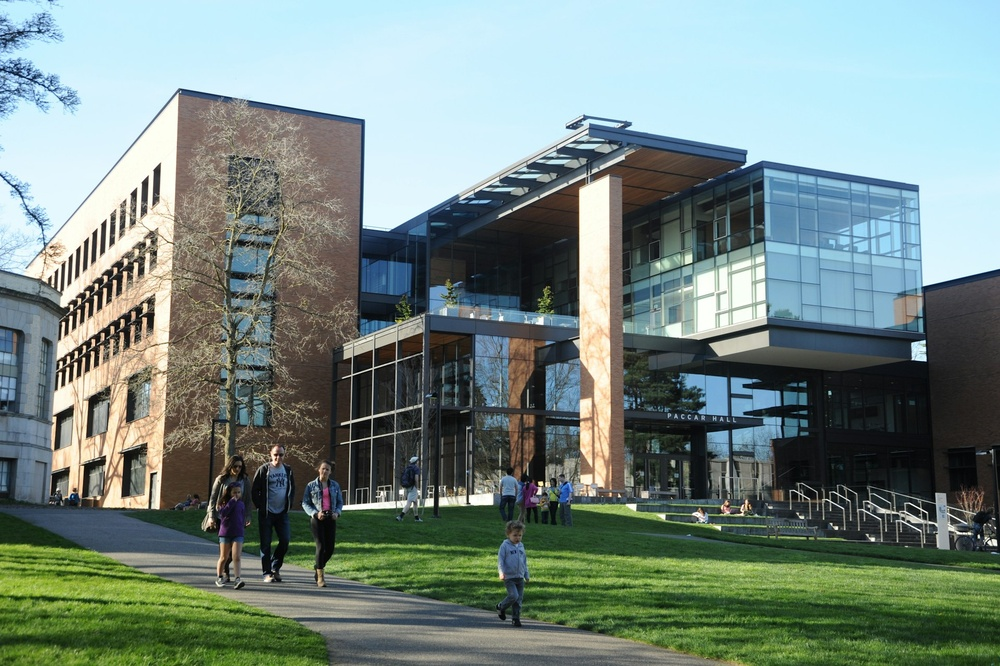
#> input picture Campus.jpg, 1000 x 666 px, shrunk from 1920 x 1278 before the run
$ jupyter execute 03_point_operations.ipynb
#> lines starting #> are read from the running program, lines starting #| are printed output that depends on the picture; after the words box and inside, x2 and y2 are one past the last pixel; in counts of white or black regions, pixels touching at a corner belong together
[cell 1]
import cv2
import numpy as np
import seaborn as sns
import matplotlib.pyplot as plt

[cell 2]
import cv2
import matplotlib.pyplot as plt
import numpy as np
import seaborn as sns

# Load image & convert to grayscale
img = cv2.imread('Campus.jpg')
#> img is the input picture: shape (666, 1000, 3); mean B, G, R 129.9, 136.4, 118.9
if img is None:
    raise FileNotFoundError("Image file not found. Please check the path.")
img_gray = cv2.cvtColor(img, cv2.COLOR_BGR2GRAY)
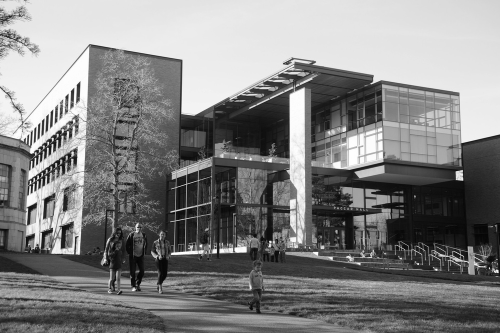
#> img_gray: shape (666, 1000) (shown at 1/2 size); min 0, max 255, mean 130.4

# Tampilkan gambar & histogram
fig, axes = plt.subplots(1, 2, figsize=(14, 5))

# Grayscale image
axes[0].imshow(img_gray, cmap='gray')
axes[0].set_title("Original Grayscale Image")
axes[0].axis('off')

# Histogram grayscale
sns.histplot(img_gray.flatten(), bins=256, kde=False, ax=axes[1])
axes[1].set_title("Histogram of Original Grayscale Image")
axes[1].set_xlabel("Pixel Intensity (0–255)")
axes[1].set_ylabel("Frequency")

# Statistik dasar histogram
mean_val = np.mean(img_gray)
#> mean_val = 130.4
std_val = np.std(img_gray)
#> std_val = 78.03
min_val = np.min(img_gray)
#> min_val = 0
max_val = np.max(img_gray)
#> max_val = 255

stats_text = (
    f"Mean : {mean_val:.2f}\n"
    f"Std  : {std_val:.2f}\n"
    f"Min  : {min_val}\n"
    f"Max  : {max_val}"
)

axes[1].text(
    0.98, 0.97, stats_text,
    transform=axes[1].transAxes,
    ha='right', va='top',
    bbox=dict(boxstyle='round', facecolor='wheat', alpha=0.8)
)

plt.tight_layout()
plt.show()

#### Analisis Histogram Citra Grayscale Asli

Histogram citra grayscale asli menunjukkan distribusi intensitas piksel yang tersebar pada rentang nilai gelap hingga terang, yang menandakan bahwa citra memiliki variasi tingkat keabuan yang cukup baik. Nilai mean yang berada di tengah rentang intensitas menunjukkan bahwa tingkat kecerahan citra relatif seimbang dan tidak terlalu gelap maupun terlalu terang. Standar deviasi yang cukup besar mengindikasikan adanya variasi intensitas piksel yang signifikan, sehingga kontras citra masih terjaga dan detail objek dapat terlihat dengan jelas. Selain itu, keberadaan nilai minimum dan maksimum yang mendekati batas bawah dan atas grayscale menandakan bahwa informasi pada area gelap dan terang tetap terwakili dengan baik. Secara keseluruhan, histogram ini dapat dijadikan acuan awal (baseline) untuk membandingkan perubahan distribusi intensitas piksel setelah proses filtering dilakukan.

[cell 3]
# Create a function to display images
# [5 lines left out: function show_image, not called in this run]

## Point Operations

Point operations adalah teknik dasar dalam pengolahan citra digital yang melibatkan manipulasi nilai intensitas piksel secara individual tanpa mempertimbangkan piksel tetangga. Operasi ini sering digunakan untuk meningkatkan kualitas citra, menyesuaikan kecerahan dan kontras, serta menerapkan efek khusus. Berikut adalah beberapa operasi titik umum yang sering digunakan dalam pengolahan citra:
1. Brightness Adjustment
2. Contrast Adjustment
3. Negative / Inversion
4. Thresholding
5. Gamma Correction

### 1. Brightness Adjustment
**Konsep:**
Brightness adjustment adalah operasi point yang menambahkan atau mengurangi nilai konstanta pada setiap piksel dalam citra. Operasi ini menggeser histogram ke kanan (lebih terang) atau ke kiri (lebih gelap) tanpa mengubah bentuk distribusinya.

**Implementasi:**
```python
bright = cv2.convertScaleAbs(img_gray, alpha=1.0, beta=50)
dark = cv2.convertScaleAbs(img_gray, alpha=1.0, beta=-50)
```

**Parameter:**
- `alpha=1.0`: Faktor skala tetap (tidak mengubah kontras)
- `beta=50`: Menambahkan 50 pada setiap nilai piksel (mencerahkan)
- `beta=-50`: Mengurangi 50 dari setiap nilai piksel (menggelapkan)

**Formula Matematis:**
```
Output = Input + beta
Brightened = I(x,y) + 50
Darkened = I(x,y) - 50
```

**Catatan:** Fungsi `convertScaleAbs()` secara otomatis memastikan nilai tetap dalam rentang [0, 255] dengan clipping.

[cell 4]
import matplotlib.pyplot as plt
import seaborn as sns
import numpy as np
import cv2

# Bright & Dark images
bright = cv2.convertScaleAbs(img_gray, alpha=1.0, beta=50)
dark = cv2.convertScaleAbs(img_gray, alpha=1.0, beta=-50)

# Buat figure (2 baris x 2 kolom)
fig, axes = plt.subplots(2, 2, figsize=(14, 10))

# ===== Brightened Image =====
axes[0, 0].imshow(bright, cmap='gray')
axes[0, 0].set_title("Brightened Image (+50)")
axes[0, 0].axis('off')

sns.histplot(bright.flatten(), bins=256, kde=False, ax=axes[0, 1])
axes[0, 1].set_title("Histogram of Brightened Image")
axes[0, 1].set_xlabel("Pixel Intensity")
axes[0, 1].set_ylabel("Frequency")

# Statistik bright
bright_stats = (
    f"Mean : {np.mean(bright):.2f}\n"
    f"Std  : {np.std(bright):.2f}\n"
    f"Min  : {np.min(bright)}\n"
    f"Max  : {np.max(bright)}"
)
axes[0, 1].text(
    0.98, 0.97, bright_stats,
    transform=axes[0, 1].transAxes,
    ha='right', va='top',
    bbox=dict(boxstyle='round', facecolor='wheat', alpha=0.8)
)

# ===== Darkened Image =====
axes[1, 0].imshow(dark, cmap='gray')
axes[1, 0].set_title("Darkened Image (-50)")
axes[1, 0].axis('off')

sns.histplot(dark.flatten(), bins=256, kde=False, ax=axes[1, 1])
axes[1, 1].set_title("Histogram of Darkened Image")
axes[1, 1].set_xlabel("Pixel Intensity")
axes[1, 1].set_ylabel("Frequency")

# Statistik dark
dark_stats = (
    f"Mean : {np.mean(dark):.2f}\n"
    f"Std  : {np.std(dark):.2f}\n"
    f"Min  : {np.min(dark)}\n"
    f"Max  : {np.max(dark)}"
)
axes[1, 1].text(
    0.98, 0.97, dark_stats,
    transform=axes[1, 1].transAxes,
    ha='right', va='top',
    bbox=dict(boxstyle='round', facecolor='wheat', alpha=0.8)
)

plt.tight_layout()
plt.show()

#### Analisis Histogram Penerapan Brightness Adjustment pada Citra Grayscale

Histogram citra hasil brightening (+50) menunjukkan pergeseran distribusi intensitas piksel ke arah kanan, yang menandakan peningkatan tingkat kecerahan secara merata pada seluruh citra. Nilai mean dan median meningkat dibandingkan citra grayscale asli, sementara nilai maksimum cenderung mendekati 255 akibat saturasi pada area terang. Meskipun demikian, bentuk histogram secara umum masih menyerupai histogram awal, yang menunjukkan bahwa proses brightening hanya menggeser nilai intensitas tanpa mengubah struktur kontras secara signifikan.

Sebaliknya, histogram citra hasil darkening (−50) mengalami pergeseran distribusi intensitas ke arah kiri, yang menandakan penurunan tingkat kecerahan citra. Nilai mean dan median menurun, dan nilai minimum mendekati 0 akibat clipping pada area gelap. Variasi intensitas piksel masih tetap terjaga, namun detail pada area gelap menjadi lebih dominan. Secara keseluruhan, kedua histogram ini memperlihatkan bahwa operasi point operation berupa penambahan dan pengurangan nilai intensitas memengaruhi tingkat kecerahan global citra tanpa mengubah pola distribusi dasar histogram.

### 2. Contrast Adjustment
**Konsep:**
Contrast adjustment mengubah rentang intensitas piksel dengan mengalikan nilai piksel dengan faktor skala (alpha). Nilai kontras yang tinggi memperbesar perbedaan antara area terang dan gelap, sedangkan nilai yang rendah mengurangi perbedaan tersebut.

**Implementasi:**
```python
low_contrast = cv2.convertScaleAbs(img_gray, alpha=0.5, beta=128)
normal_contrast = cv2.convertScaleAbs(img_gray, alpha=1.0, beta=0)
high_contrast = cv2.convertScaleAbs(img_gray, alpha=1.5, beta=0)
```

**Parameter:**
- **Low Contrast**: `alpha=0.5, beta=128`
  - Mengurangi rentang intensitas menjadi setengahnya
  - Beta=128 untuk mempertahankan nilai tengah agar tidak terlalu gelap

- **Normal Contrast**: `alpha=1.0, beta=0`
  - Mempertahankan citra asli tanpa perubahan

- **High Contrast**: `alpha=1.5, beta=0`
  - Memperluas rentang intensitas 1.5x lipat
  - Memperjelas detail dan tepi objek

**Formula Matematis:**
```
Output = alpha × Input + beta
Low: I'(x,y) = 0.5 × I(x,y) + 128
High: I'(x,y) = 1.5 × I(x,y)
```

**Efek pada Histogram:**
- Low contrast: Histogram menyempit dan terpusat
- High contrast: Histogram melebar ke arah ekstrem (0 dan 255)

[cell 5]
import matplotlib.pyplot as plt
import seaborn as sns
import numpy as np
import cv2

# Contrast variations
low_contrast = cv2.convertScaleAbs(img_gray, alpha=0.5, beta=128)
normal_contrast = cv2.convertScaleAbs(img_gray, alpha=1.0, beta=0)
high_contrast = cv2.convertScaleAbs(img_gray, alpha=1.5, beta=0)

fig, axes = plt.subplots(3, 2, figsize=(14, 15))

# ===== Low Contrast =====
axes[0, 0].imshow(low_contrast, cmap='gray')
axes[0, 0].set_title("Low Contrast")
axes[0, 0].axis('off')

sns.histplot(low_contrast.flatten(), bins=256, kde=False, ax=axes[0, 1])
axes[0, 1].set_title("Histogram - Low Contrast")

axes[0, 1].text(
    0.98, 0.97,
    f"Mean : {np.mean(low_contrast):.2f}\nStd : {np.std(low_contrast):.2f}",
    transform=axes[0, 1].transAxes,
    ha='right', va='top',
    bbox=dict(boxstyle='round', facecolor='wheat', alpha=0.8)
)

# ===== Normal Contrast =====
axes[1, 0].imshow(normal_contrast, cmap='gray')
axes[1, 0].set_title("Normal Contrast")
axes[1, 0].axis('off')

sns.histplot(normal_contrast.flatten(), bins=256, kde=False, ax=axes[1, 1])
axes[1, 1].set_title("Histogram - Normal Contrast")

axes[1, 1].text(
    0.98, 0.97,
    f"Mean : {np.mean(normal_contrast):.2f}\nStd : {np.std(normal_contrast):.2f}",
    transform=axes[1, 1].transAxes,
    ha='right', va='top',
    bbox=dict(boxstyle='round', facecolor='wheat', alpha=0.8)
)

# ===== High Contrast =====
axes[2, 0].imshow(high_contrast, cmap='gray')
axes[2, 0].set_title("High Contrast")
axes[2, 0].axis('off')

sns.histplot(high_contrast.flatten(), bins=256, kde=False, ax=axes[2, 1])
axes[2, 1].set_title("Histogram - High Contrast")

axes[2, 1].text(
    0.98, 0.97,
    f"Mean : {np.mean(high_contrast):.2f}\nStd : {np.std(high_contrast):.2f}",
    transform=axes[2, 1].transAxes,
    ha='right', va='top',
    bbox=dict(boxstyle='round', facecolor='wheat', alpha=0.8)
)

plt.tight_layout()
plt.show()

#### Analisis Histogram Penerapan Contrast Adjustment pada Citra Grayscale

Histogram citra low contrast menunjukkan distribusi intensitas piksel yang cenderung terkonsentrasi di sekitar nilai tengah. Hal ini disebabkan oleh penggunaan nilai alpha yang lebih kecil dari 1, sehingga perbedaan antar intensitas piksel menjadi semakin kecil. Akibatnya, rentang histogram menyempit dan nilai standar deviasi menurun, yang menandakan rendahnya kontras citra. Detail pada area gelap dan terang menjadi kurang jelas karena variasi intensitas piksel berkurang.

Pada citra normal contrast, histogram memperlihatkan distribusi intensitas yang relatif seimbang dan menyebar sesuai dengan karakteristik citra grayscale asli. Rentang nilai piksel tetap terjaga tanpa adanya penekanan atau peregangan yang berlebihan. Kondisi ini menunjukkan bahwa citra memiliki kontras alami yang cukup baik, sehingga detail visual masih dapat dikenali dengan jelas dan histogram ini dapat dijadikan sebagai referensi pembanding.

Sementara itu, histogram citra high contrast menunjukkan distribusi intensitas yang semakin melebar ke arah nilai minimum dan maksimum. Penggunaan nilai alpha yang lebih besar dari 1 memperbesar perbedaan antar piksel, sehingga meningkatkan kontras citra. Hal ini tercermin dari meningkatnya nilai standar deviasi dan munculnya intensitas piksel yang mendekati 0 dan 255. Meskipun detail objek menjadi lebih tegas, peningkatan kontras yang berlebihan berpotensi menyebabkan hilangnya informasi akibat saturasi pada area yang terlalu gelap atau terlalu terang.

### 3. Negative / Inversion

**Konsep:**
Image inversion menciptakan efek negatif fotografis dengan membalik nilai intensitas setiap piksel. Piksel gelap menjadi terang dan sebaliknya. Operasi ini berguna untuk analisis medis (X-ray) atau efek artistik.

**Implementasi:**
```python
negative = 255 - img_gray
```

**Formula Matematis:**
```
Output = MAX_VALUE - Input
I'(x,y) = 255 - I(x,y)
```

**Contoh Transformasi:**
- Piksel dengan nilai 0 (hitam) → 255 (putih)
- Piksel dengan nilai 255 (putih) → 0 (hitam)
- Piksel dengan nilai 128 (abu-abu) → 127 (abu-abu)

**Karakteristik:**
- Operasi sederhana dan cepat (hanya subtraksi)
- Tidak mengubah informasi struktural citra
- Histogram terbalik (mirror) terhadap nilai tengah (127.5)

[cell 6]
import matplotlib.pyplot as plt
import seaborn as sns
import numpy as np

# Negative image
negative = 255 - img_gray
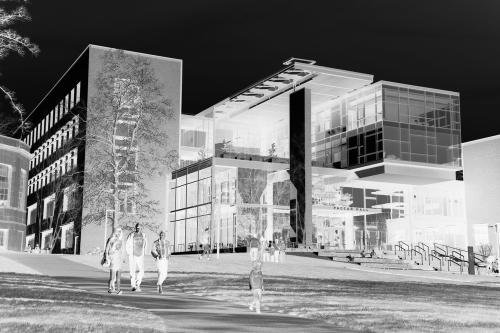
#> negative: shape (666, 1000) (shown at 1/2 size); min 0, max 255, mean 124.6

# Buat figure
fig, axes = plt.subplots(1, 2, figsize=(14, 5))

# Tampilkan citra negatif
axes[0].imshow(negative, cmap='gray')
axes[0].set_title("Negative (Inversion)")
axes[0].axis('off')

# Histogram citra negatif
sns.histplot(negative.flatten(), bins=256, kde=False, ax=axes[1])
axes[1].set_title("Histogram of Negative Image")
axes[1].set_xlabel("Pixel Intensity")
axes[1].set_ylabel("Frequency")

# Statistik histogram
stats_text = (
    f"Mean : {np.mean(negative):.2f}\n"
    f"Std  : {np.std(negative):.2f}\n"
    f"Min  : {np.min(negative)}\n"
    f"Max  : {np.max(negative)}"
)

axes[1].text(
    0.98, 0.97, stats_text,
    transform=axes[1].transAxes,
    ha='right', va='top',
    bbox=dict(boxstyle='round', facecolor='wheat', alpha=0.8)
)

plt.tight_layout()
plt.show()

#### Analisis Histogram Penerapan Negative / Inversion pada Citra Grayscale

Histogram citra negative (inversion) menunjukkan distribusi intensitas piksel yang merupakan kebalikan dari histogram citra grayscale asli. Intensitas piksel yang semula berada pada nilai rendah (gelap) berpindah ke nilai tinggi (terang), dan sebaliknya, sehingga histogram mengalami pembalikan secara horizontal terhadap sumbu intensitas. Meskipun posisi distribusi berubah, bentuk histogram dan frekuensi piksel pada tiap intensitas tetap sama, yang menandakan bahwa operasi negatif tidak menghilangkan informasi citra, melainkan hanya membalik representasi tingkat keabuan. Nilai mean cenderung berada pada kisaran yang berlawanan dengan citra asli, sementara standar deviasi relatif tidak berubah signifikan. Secara keseluruhan, histogram ini menunjukkan bahwa transformasi negatif berfungsi untuk menonjolkan detail tertentu, khususnya pada area yang sebelumnya gelap, tanpa mengubah struktur distribusi intensitas secara keseluruhan.

### 4. Thresholding
**Konsep:**
Thresholding mengubah citra grayscale menjadi citra biner (hitam-putih) berdasarkan nilai ambang (threshold). Piksel dengan intensitas di atas threshold menjadi putih (255), dan di bawahnya menjadi hitam (0)

**Implementasi:**
```python
_, binary = cv2.threshold(img_gray, 128, 255, cv2.THRESH_BINARY)
```

**Parameter:**
- `img_gray`: Citra grayscale input
- `128`: Nilai threshold (ambang batas)
- `255`: Nilai maksimum untuk piksel di atas threshold
- `cv2.THRESH_BINARY`: Jenis thresholding biner

**Formula Matematis:**
```
I'(x,y) = { 255  if I(x,y) > 128
          { 0    if I(x,y) ≤ 128
```

**Kegunaan:**
- Segmentasi objek dari latar belakang
- Deteksi tepi dan kontur
- Preprocessing untuk OCR (Optical Character Recognition)
- Analisis citra biner

**Return Value:**
- Nilai pertama (`_`): Threshold value yang digunakan (diabaikan dalam kasus ini)
- `binary`: Citra biner hasil thresholding

[cell 7]
import matplotlib.pyplot as plt
import seaborn as sns
import numpy as np
import cv2

# Binary Thresholding
_, binary = cv2.threshold(img_gray, 128, 255, cv2.THRESH_BINARY)
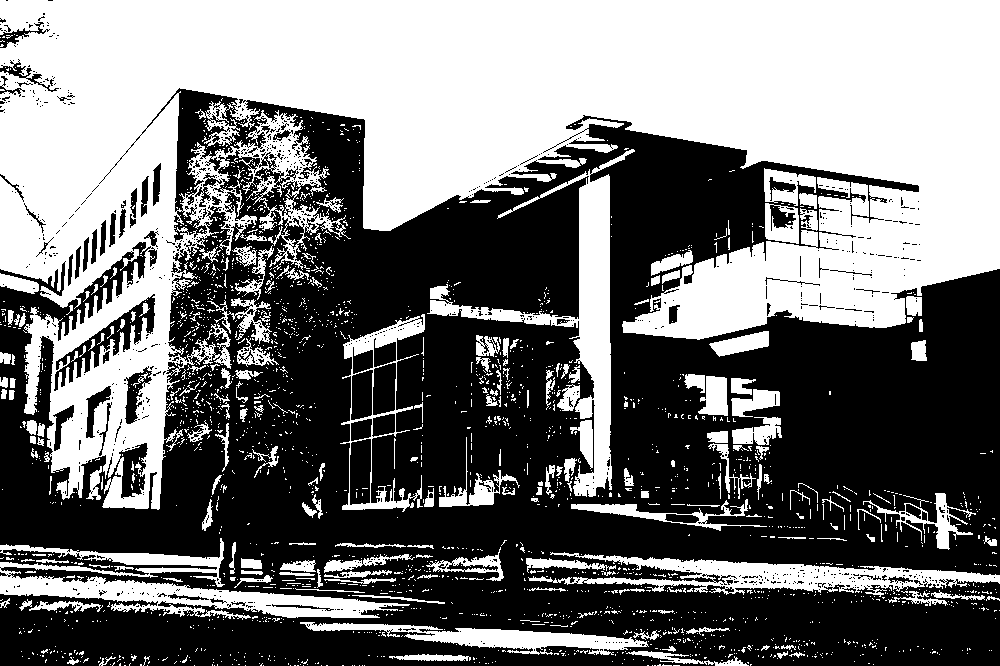
#> binary: shape (666, 1000); 45.9% white; 2271 white regions (2055 under 20 px), largest, box (x1, y1, x2, y2) and area: (0, 0, 1000, 510) 233874, (427, 149, 635, 497) 10899, (0, 538, 410, 620) 10235

# Buat figure
fig, axes = plt.subplots(1, 2, figsize=(14, 5))

# Tampilkan citra biner
axes[0].imshow(binary, cmap='gray')
axes[0].set_title("Binary Thresholding (T = 128)")
axes[0].axis('off')

# Histogram citra biner
sns.histplot(binary.flatten(), bins=256, kde=False, ax=axes[1])
axes[1].set_title("Histogram of Binary Image")
axes[1].set_xlabel("Pixel Intensity")
axes[1].set_ylabel("Frequency")

# Statistik histogram
binary_stats = (
    f"Unique Values:\n{np.unique(binary)}\n\n"
    f"White Pixels (255): {np.sum(binary == 255)}\n"
    f"Black Pixels (0): {np.sum(binary == 0)}"
)

axes[1].text(
    0.98, 0.97, binary_stats,
    transform=axes[1].transAxes,
    ha='right', va='top',
    bbox=dict(boxstyle='round', facecolor='wheat', alpha=0.8)
)

plt.tight_layout()
plt.show()

#### Analisis Histogram Penerapan Thresholding pada Citra Grayscale

Histogram citra hasil binary thresholding (T = 128) menunjukkan distribusi intensitas piksel yang sangat sederhana dan diskrit, di mana hanya terdapat dua nilai intensitas yang muncul, yaitu 0 (hitam) dan 255 (putih). Hal ini terlihat dari dua puncak tajam pada histogram, sementara nilai intensitas lain tidak memiliki frekuensi sama sekali. Kondisi ini menunjukkan bahwa seluruh informasi tingkat keabuan pada citra grayscale telah dikonversi menjadi dua kelas berdasarkan nilai ambang yang ditentukan.

Jumlah piksel putih merepresentasikan area citra dengan intensitas awal di atas nilai threshold, sedangkan piksel hitam menunjukkan area dengan intensitas di bawah threshold. Distribusi antara piksel hitam dan putih sangat bergantung pada karakteristik pencahayaan citra asli. Proses thresholding ini secara signifikan meningkatkan kontras antar objek dan latar belakang, namun sekaligus menghilangkan detail halus pada citra. Oleh karena itu, histogram citra biner lebih cocok digunakan untuk tahap segmentasi awal dibandingkan analisis detail visual.

### 5. Gamma Correction

**Konsep:**
Gamma correction adalah transformasi non-linear yang menyesuaikan kecerahan citra dengan mempertimbangkan persepsi visual manusia. Berbeda dengan brightness adjustment linear, gamma correction mempengaruhi mid-tones lebih signifikan daripada nilai ekstrem.

**Implementasi:**
```python
def gamma_correction(img, gamma):
    invGamma = 1.0 / gamma
    table = np.array([(i/255.0)**invGamma * 255 for i in range(256)]).astype("uint8")
    return cv2.LUT(img, table)

gamma_dark = gamma_correction(img_gray, 2.2)   # gamma > 1 darkens
gamma_light = gamma_correction(img_gray, 0.5)  # gamma < 1 brightens
```

**Formula Matematis:**
```
Output = 255 × (Input/255)^(1/gamma)
```

**Parameter Gamma:**
- **gamma > 1** (misalnya 2.2): Menggelapkan citra
  - Mid-tones menjadi lebih gelap
  - Meningkatkan kontras pada area terang

- **gamma < 1** (misalnya 0.5): Mencerahkan citra
  - Mid-tones menjadi lebih terang
  - Meningkatkan detail pada area gelap

- **gamma = 1**: Tidak ada perubahan (linear)

**Teknik Lookup Table (LUT):**
- Membuat tabel 256 nilai yang sudah terkoreksi gamma
- Fungsi `cv2.LUT()` memetakan setiap piksel ke nilai baru menggunakan tabel
- Efisien untuk operasi real-time karena hanya melakukan lookup, bukan kalkulasi

**Kegunaan:**
- Koreksi tampilan citra untuk berbagai perangkat (monitor, printer)
- Meningkatkan visibilitas detail pada area gelap atau terang
- Preprocessing untuk computer vision dan machine learning
- Simulasi kondisi pencahayaan berbeda

**Perbedaan dengan Brightness Adjustment:**
- Brightness: Transformasi linear (menambah/kurangi konstanta)
- Gamma: Transformasi non-linear (mengubah distribusi intensitas secara proporsional)

[cell 8]
import cv2
import numpy as np
import matplotlib.pyplot as plt
import seaborn as sns

# Fungsi gamma correction
def gamma_correction(img, gamma):
#> called with gamma = 2.2
    invGamma = 1.0 / gamma
    table = np.array([(i / 255.0) ** invGamma * 255 for i in range(256)]).astype("uint8")
    return cv2.LUT(img, table)

# Pastikan img_gray sudah ada
img = cv2.imread('Campus.jpg')
if img is None:
    raise FileNotFoundError("Image file not found.")
img_gray = cv2.cvtColor(img, cv2.COLOR_BGR2GRAY)

# Gamma correction
gamma_dark = gamma_correction(img_gray, 2.2)
gamma_light = gamma_correction(img_gray, 0.5)
#> call 2 of gamma_correction, with gamma = 0.5
#> in gamma_correction (call 2), `return cv2.LUT(img, table)`:
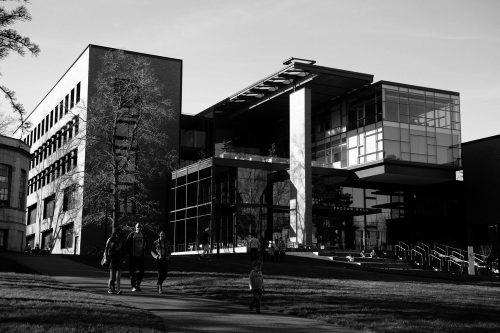
#> returned value: shape (666, 1000) (shown at 1/2 size); min 0, max 255, mean 90.1

# Plot image & histogram
fig, axes = plt.subplots(2, 2, figsize=(14, 10))

# Gamma > 1 (dark)
axes[0, 0].imshow(gamma_dark, cmap='gray')
axes[0, 0].set_title("Gamma Correction (γ = 2.2)")
axes[0, 0].axis('off')

sns.histplot(gamma_dark.flatten(), bins=256, ax=axes[0, 1])
axes[0, 1].set_title("Histogram (γ = 2.2)")

# Gamma < 1 (light)
axes[1, 0].imshow(gamma_light, cmap='gray')
axes[1, 0].set_title("Gamma Correction (γ = 0.5)")
axes[1, 0].axis('off')

sns.histplot(gamma_light.flatten(), bins=256, ax=axes[1, 1])
axes[1, 1].set_title("Histogram (γ = 0.5)")

plt.tight_layout()
plt.show()
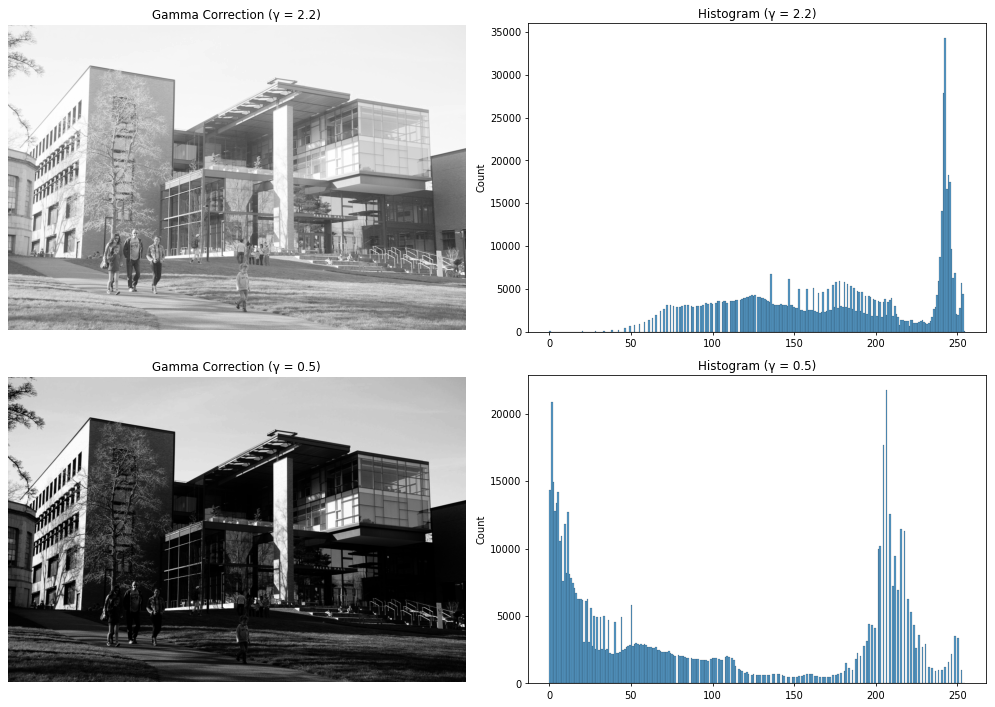
#> figure drawn by matplotlib, 4 panels; panel 2: tallest bar 34294 high, from x = 242.1 to 243; panel 4: tallest bar 21770 high, from x = 206.2 to 207.2
